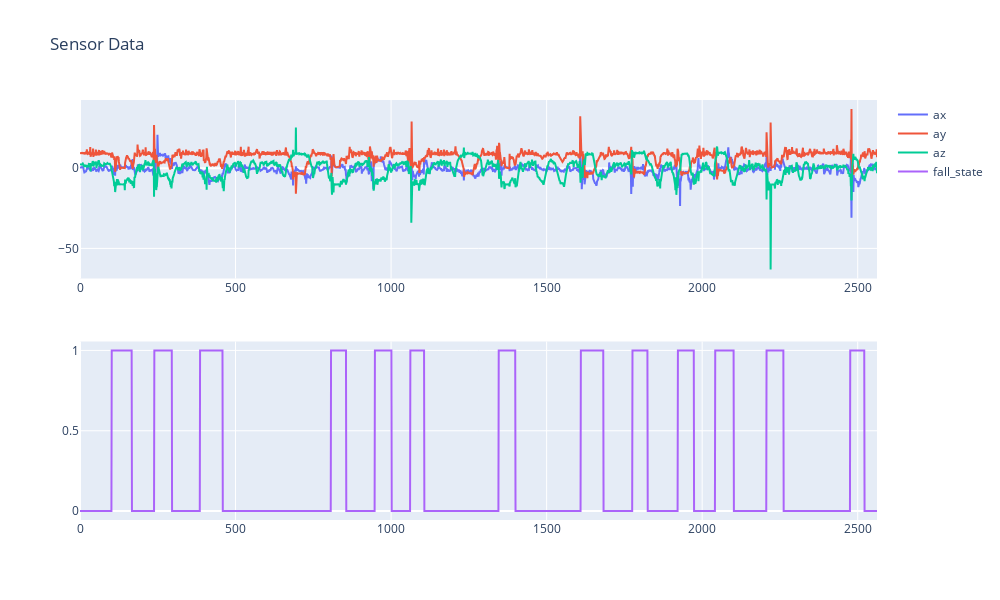

The code cell stored with this chart in its notebook:
### Code cell
import plotly.graph_objs as go
from plotly.subplots import make_subplots

# Create a figure with subplots
fig = make_subplots(rows=2, cols=1)

# First subplot for 'ax', 'ay', 'az'
fig.add_trace(go.Scatter(x=sensor.index, y=sensor['ax'], name='ax'), row=1, col=1)
fig.add_trace(go.Scatter(x=sensor.index, y=sensor['ay'], name='ay'), row=1, col=1)
fig.add_trace(go.Scatter(x=sensor.index, y=sensor['az'], name='az'), row=1, col=1)

# Second subplot for 'fall_state'
fig.add_trace(go.Scatter(x=sensor.index, y=sensor['fall_state'], name='fall_state'), row=2, col=1)

# Update layout if needed
fig.update_layout(height=600, width=1000, title_text="Sensor Data")
fig.show()

### Figure 1 — Plotly figure (JSON) as saved in the notebook; plotly's stock layout.template omitted (floating-point values rounded to 4 significant figures; data arrays with more than 128 entries replaced by an {"elided": "..."} marker saying what was removed)
{"data": [{"name": "ax", "type": "scatter", "x": {"elided": "2563 int values"}, "xaxis": "x", "y": {"elided": "2563 float values"}, "yaxis": "y"}, {"name": "ay", "type": "scatter", "x": {"elided": "2563 int values"}, "xaxis": "x", "y": {"elided": "2563 float values"}, "yaxis": "y"}, {"name": "az", "type": "scatter", "x": {"elided": "2563 int values"}, "xaxis": "x", "y": {"elided": "2563 float values"}, "yaxis": "y"}, {"name": "fall_state", "type": "scatter", "x": {"elided": "2563 int values"}, "xaxis": "x2", "y": {"elided": "2563 int values"}, "yaxis": "y2"}], "layout": {"height": 600, "title": {"text": "Sensor Data"}, "width": 1000, "xaxis": {"anchor": "y", "domain": [0, 1]}, "xaxis2": {"anchor": "y2", "domain": [0, 1]}, "yaxis": {"anchor": "x", "domain": [0.575, 1]}, "yaxis2": {"anchor": "x2", "domain": [0, 0.425]}}}
